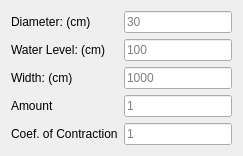
              <widget class="QWidget" name="page_6">
               <layout class="QGridLayout" name="gridLayout_6">
                <item row="2" column="0">
                 <widget class="QLabel" name="label_12">
                  <property name="text">
                   <string>Width: (cm)</string>
                  </property>
                 </widget>
                </item>
                <item row="0" column="0">
                 <widget class="QLabel" name="label_10">
                  <property name="text">
                   <string>Diameter: (cm)</string>
                  </property>
                 </widget>
                </item>
                <item row="0" column="1">
                 <widget class="QLineEdit" name="diameterSimpleTlcdLineEdit">
                  <property name="placeholderText">
                   <string>30</string>
                  </property>
                 </widget>
                </item>
                <item row="1" column="0">
                 <widget class="QLabel" name="label_11">
                  <property name="text">
                   <string>Water Level: (cm)</string>
                  </property>
                 </widget>
                </item>
                <item row="2" column="1">
                 <widget class="QLineEdit" name="widthSimpleTlcdLineEdit">
                  <property name="placeholderText">
                   <string>1000</string>
                  </property>
                 </widget>
                </item>
                <item row="1" column="1">
                 <widget class="QLineEdit" name="waterLevelSimpleTlcdLineEdit">
                  <property name="placeholderText">
                   <string>100</string>
                  </property>
                 </widget>
                </item>
                <item row="3" column="0">
                 <widget class="QLabel" name="label_25">
                  <property name="text">
                   <string>Amount</string>
                  </property>
                 </widget>
                </item>
                <item row="3" column="1">
                 <widget class="QLineEdit" name="amountSimpleTlcdLineEdit">
                  <property name="placeholderText">
                   <string>1</string>
                  </property>
                 </widget>
                </item>
                <item row="4" column="0">
                 <widget class="QLabel" name="label_27">
                  <property name="text">
                   <string>Coef. of Contraction</string>
                  </property>
                 </widget>
                </item>
                <item row="4" column="1">
                 <widget class="QLineEdit" name="contractionSimpleTlcdLineEdit">
                  <property name="placeholderText">
                   <string>1</string>
                  </property>
                 </widget>
                </item>
               </layout>
              </widget>
